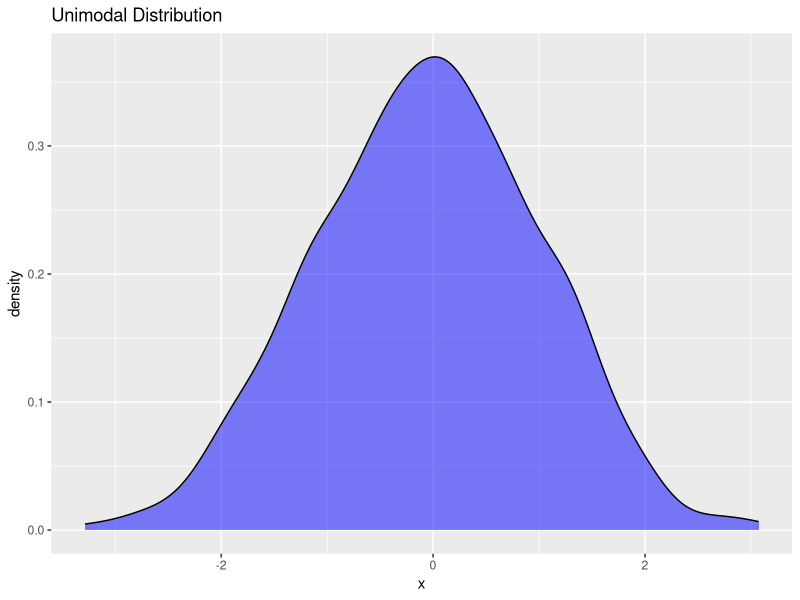
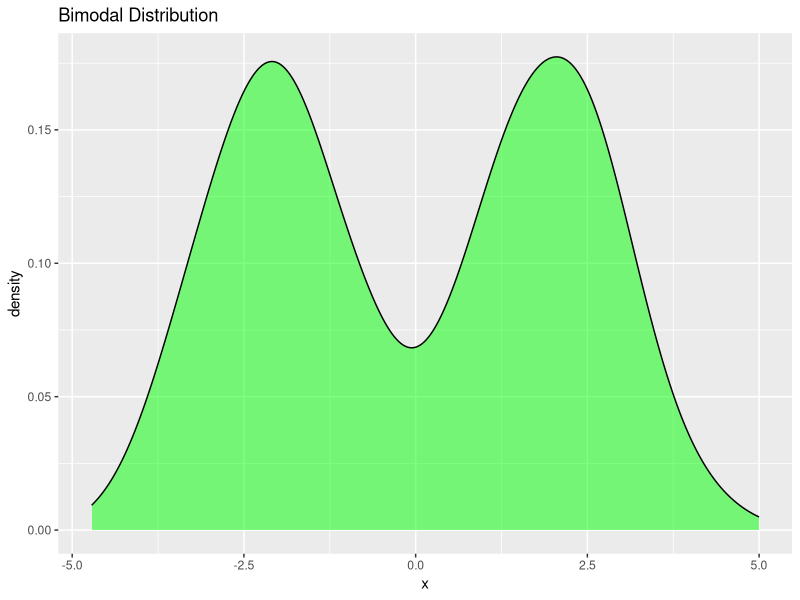
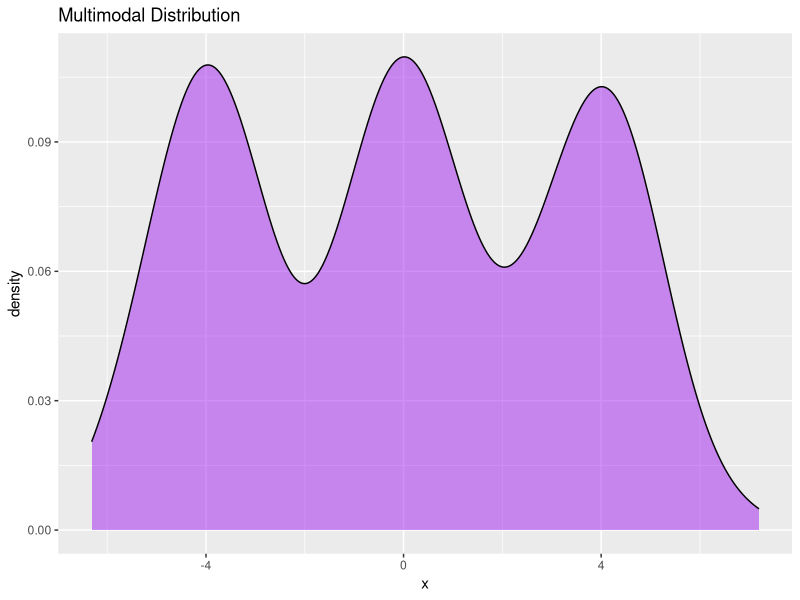
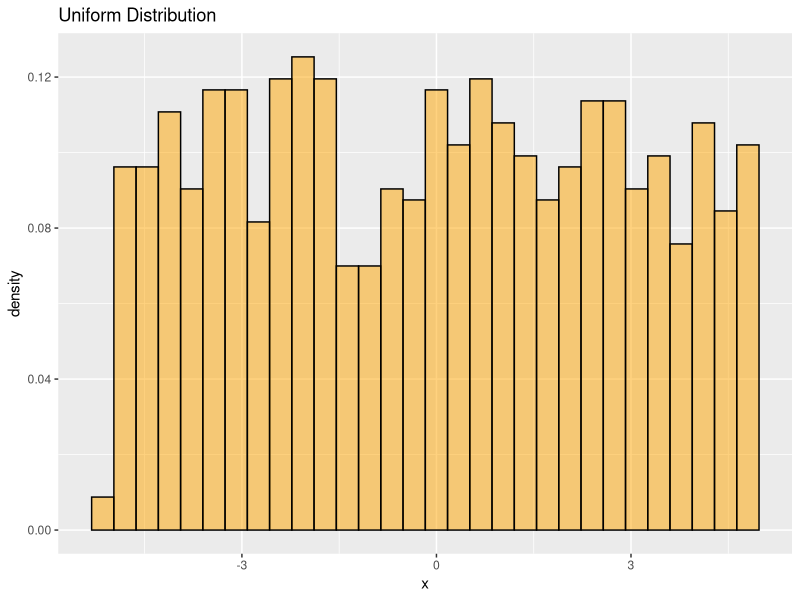
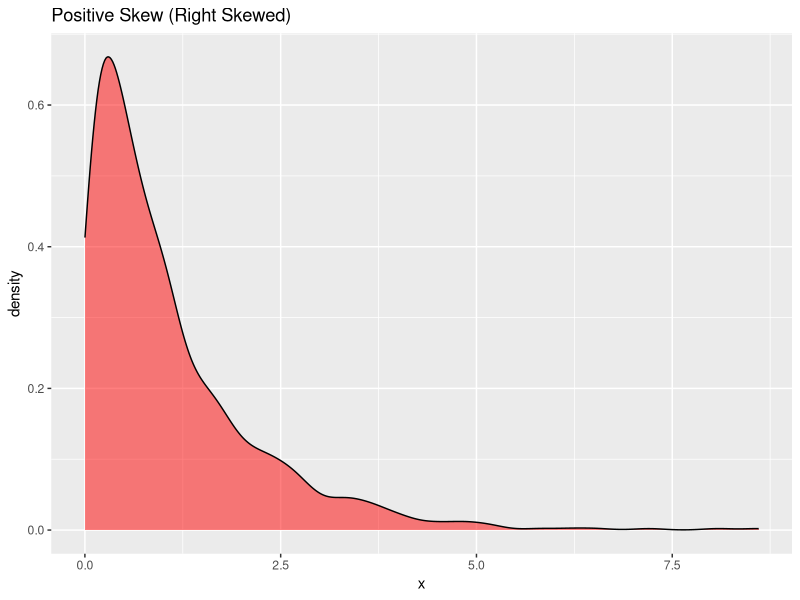
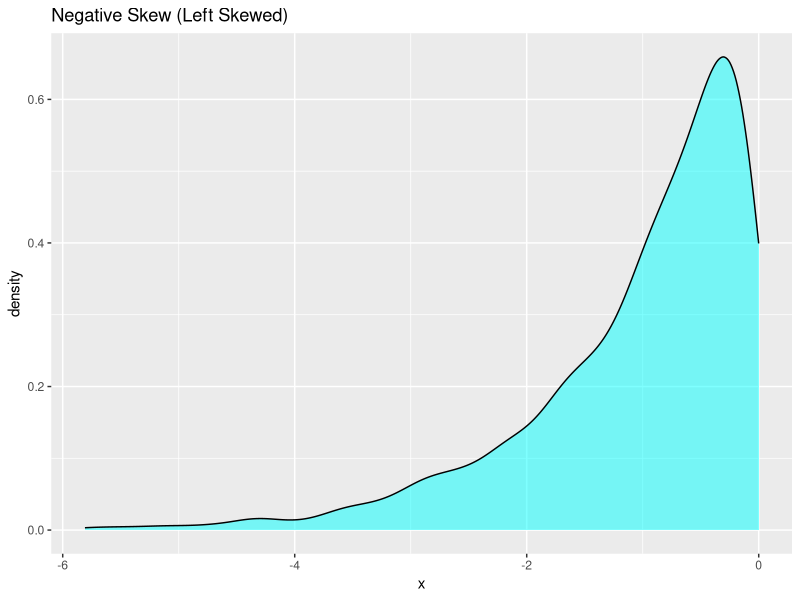
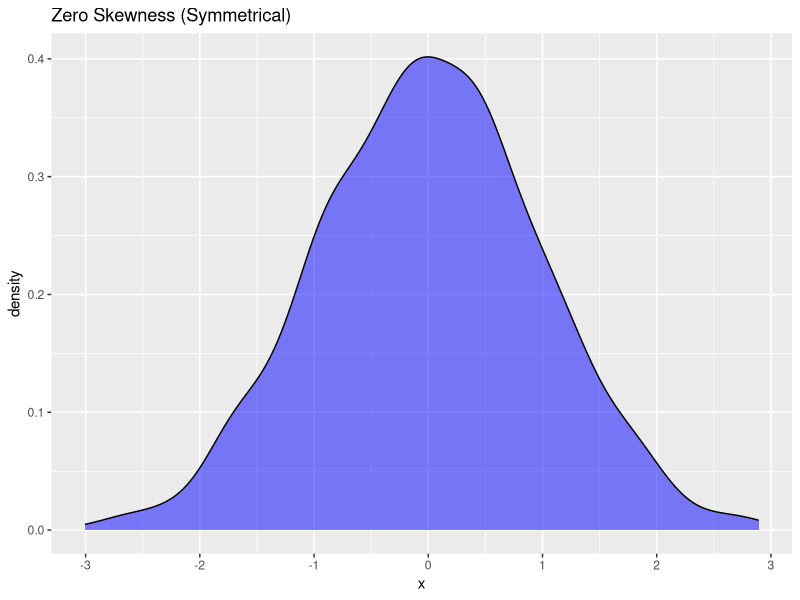

Reproduce these figures in R, in order.
## ---- chunk 1

library(ggplot2)

# Unimodal
ggplot(data.frame(x = rnorm(1000)), aes(x)) +
  geom_density(fill = "blue", alpha = 0.5) +
  ggtitle("Unimodal Distribution")

# Bimodal
ggplot(data.frame(x = c(rnorm(500, -2), rnorm(500, 2))), aes(x)) +
  geom_density(fill = "green", alpha = 0.5) +
  ggtitle("Bimodal Distribution")

# Multimodal
ggplot(data.frame(x = c(rnorm(300, -4), rnorm(300, 0), rnorm(300, 4))), aes(x)) +
  geom_density(fill = "purple", alpha = 0.5) +
  ggtitle("Multimodal Distribution")

# Uniform
ggplot(data.frame(x = runif(1000, -5, 5)), aes(x)) +
  geom_histogram(aes(y = ..density..), bins = 30, fill = "orange", color = "black", alpha = 0.5) +
  ggtitle("Uniform Distribution")


## ---- chunk 2

# Positive Skew
ggplot(data.frame(x = rexp(1000, rate = 1)), aes(x)) +
  geom_density(fill = "red", alpha = 0.5) +
  ggtitle("Positive Skew (Right Skewed)")

# Negative Skew
ggplot(data.frame(x = -rexp(1000, rate = 1)), aes(x)) +
  geom_density(fill = "cyan", alpha = 0.5) +
  ggtitle("Negative Skew (Left Skewed)")

# Symmetrical
ggplot(data.frame(x = rnorm(1000)), aes(x)) +
  geom_density(fill = "blue", alpha = 0.5) +
  ggtitle("Zero Skewness (Symmetrical)")


